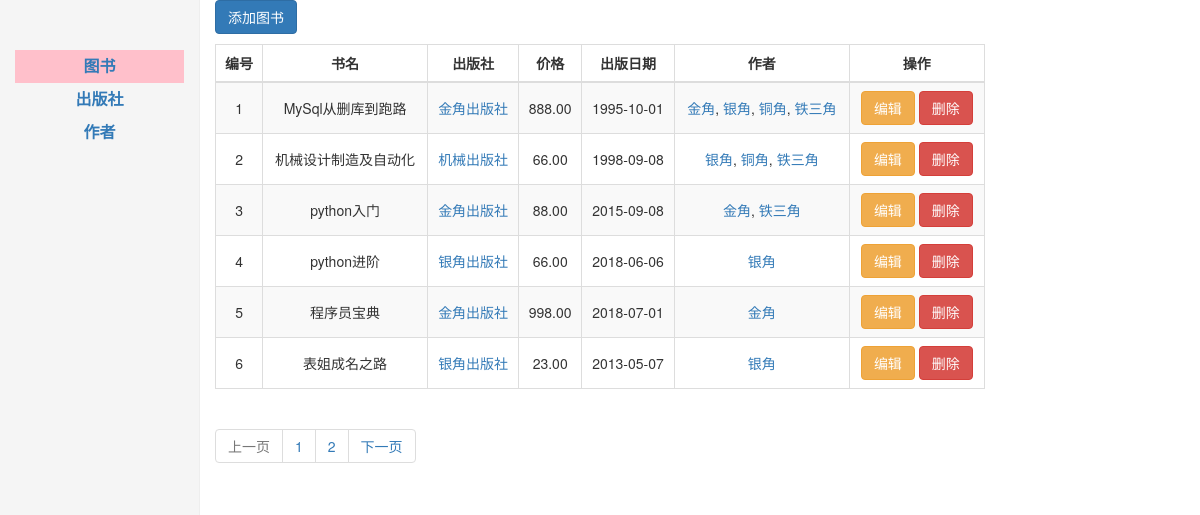
The page / on the database its author committed.
### bk_manage/models.py (models this page shows)
class Book(models.Model):
    bid = models.AutoField(primary_key=True)
    title = models.CharField(max_length=32)
    publishDate = models.DateField()
    price = models.DecimalField(max_digits=5, decimal_places=2)
    publisher = models.ForeignKey("Publisher", on_delete=models.CASCADE)
    authors = models.ManyToManyField("Author", related_name='book2au')
    class Meta:
        unique_together = (
            ("title", "publisher"),
        )

class Publisher(models.Model):
    pid = models.AutoField(primary_key=True)
    name = models.CharField(max_length=32, unique=True)
    city = models.CharField(max_length=32)
    email = models.EmailField()

class Author(models.Model):
    aid = models.AutoField(primary_key=True)
    name = models.CharField(max_length=32)
    age = models.IntegerField()
    class Meta:
        unique_together = (
            ('name', 'age'),
        )

### bk_manage/views.py (the view)
# urls.py: re_path('', views.index),
def index(request):
    books = models.Book.objects.all()
    page_range, current_page = page(books, request, 6)
    return render(request, 'index.html', locals())

### my_widgets/page.py (called while the page is built)
def page(foo, request, per_page_number):
    paginator = Paginator(foo, per_page_number)
    current_page_num = int(request.GET.get("page", 1))
    if paginator.num_pages > 11:
        if current_page_num - 5 < 1:
            page_range = range(1, 12)
        elif current_page_num + 5 > paginator.num_pages:
            page_range = range(paginator.num_pages - 10, paginator.num_pages + 1)
        else:
            page_range = range(current_page_num - 5, current_page_num + 6)
    else:
        page_range = paginator.page_range
    try:
        current_page = paginator.page(current_page_num)
    except EmptyPage:
        current_page = paginator.page(1)
    return page_range, current_page

### templates/index.html (shortened to what this page needs)
{% extends "base.html" %}
{% block content %}
<p><a href="/add_book/" class="btn btn-primary">添加图书</a></p>
    <table id="tb" class="table table-bordered table-hover table-striped">
        <thead>
            <tr>
                <th>编号</th>
                <th>书名</th>
                <th>出版社</th>
                <th>价格</th>
                <th>出版日期</th>
                <th>作者</th>
                <th>操作</th>
            </tr>
        </thead>
        <tbody>
        {% for book in current_page %}
            <tr>
                <td>{{ forloop.counter }}</td>
                <td>{{ book.title }}</td>
                <td><a href="/publisher_book/{{ book.publisher.pk }}/">{{ book.publisher.name }}</a></td>
                <td>{{ book.price }}</td>
                <td>{{ book.publishDate|date:"Y-m-d" }}</td>
                <td>
                    {% for author in book.authors.all %}
                        {% if forloop.last %}
                            <a href="/author_book/{{ author.pk }}/">{{ author.name }}</a>
                        {% else %}
                            <a href="/author_book/{{ author.pk }}/">{{ author.name }}</a>,
                        {% endif %}
                    {% endfor %}
                </td>
                <td>
                    <a href="/edit_book/{{ book.pk }}/" class="btn btn-warning">编辑</a>
                    <a href="/delete_book/{{ book.pk }}/" class="btn btn-danger">删除</a>
                </td>
            </tr>
        {% endfor %}
        </tbody>
    </table>
{% endblock %}

### templates/base.html (shortened to what this page needs)
<!DOCTYPE html>
<html lang="en">
<head>
    <link rel="stylesheet" href="/static/bootstrap/css/bootstrap.css">
</head>
<body>
    <div class="container">
        <div class="row">
            <div class="col-md-2 sidebar">
                <ul class="nav-sidebar" id="left-ul">
                    <li><a href="/" class="menu">图书</a></li>
                    <li><a href="/publisher/" class="menu">出版社</a></li>
                    <li><a href="/author/" class="menu">作者</a></li>
                </ul>
            </div>
            <div class="col-md-8 col-md-offset-2">
                {% block content %}
                {% endblock %}
                <nav aria-label="Page navigation">
                    <ul class="pagination">
                        {% if current_page.has_previous %}
                        <li><a href="?page{{ current_page.previous_page_number  }}" aria-label="Previous"><span aria-hidden="true">上一页</span></a></li>
                        {% else %}
                        <li class="disabled"><a href="" aria-label="Previous"><span aria-hidden="true">上一页</span></a></li>
                        {% endif %}
                        {% for item in page_range %}
                            {% if current_page_num == item %}
                                <li class="active"><a href="?page={{ item }}">{{ item }}</a></li>
                            {% else %}
                                <li><a href="?page={{ item }}">{{ item }}</a></li>
                            {% endif %}
                        {% endfor %}
                        {% if current_page.has_next %}
                            <li><a href="?page={{ current_page.next_page_number  }}" aria-label="Next"><span aria-hidden="true">下一页</span></a></li>
                        {% else %}
                            <li class="disabled"><a href="" aria-label="Next"><span aria-hidden="true">下一页</span></a></li>
                        {% endif %}
                    </ul>
                </nav>
            </div>
        </div>
    </div>
</body>
</html>

### templates/base.html (style rules this page uses)
#tb td, #tb th { text-align: center; vertical-align: inherit }
* { margin: 0; padding: 0 }
.sidebar { background-color: #f5f5f5; height: 100%; border-right: 1px solid #eee; position: fixed; top: 0; bottom: 0; left: 0; }
.nav-sidebar { list-style: none; margin-top: 50px; }
.nav-sidebar li { text-align: center; font-size: 16px; font-weight: 700; padding: 5px; }
.active { background-color: pink; }

### rows shown on the page
Book: title "MySql从删库到跑路", publisher.name "金角出版社", price "888.00", publishDate "1995-10-01"
Author: name "金角"
Author: name "银角"
Author: name "铜角"
Author: name "铁三角"
Book: title "机械设计制造及自动化", publisher.name "机械出版社", price "66.00", publishDate "1998-09-08"
Book: title "python入门", publisher.name "金角出版社", price "88.00", publishDate "2015-09-08"
Book: title "python进阶", publisher.name "银角出版社", price "66.00", publishDate "2018-06-06"
Book: title "程序员宝典", publisher.name "金角出版社", price "998.00", publishDate "2018-07-01"
Book: title "表姐成名之路", publisher.name "银角出版社", price "23.00", publishDate "2013-05-07"

### other values the page prints
{{ item }} "1" "2"
